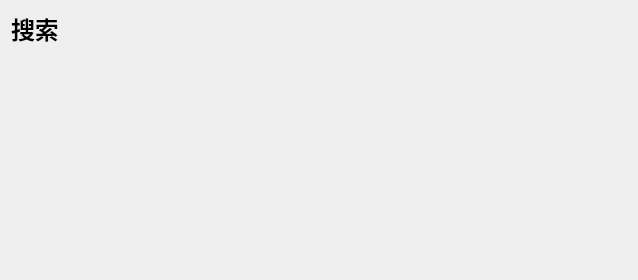
<?xml version="1.0" encoding="UTF-8"?>
<ui version="4.0">
 <class>SearchPage</class>
 <widget class="QWidget" name="SearchPage">
  <property name="geometry">
   <rect>
    <x>0</x>
    <y>0</y>
    <width>638</width>
    <height>280</height>
   </rect>
  </property>
  <property name="windowTitle">
   <string>Form</string>
  </property>
  <layout class="QVBoxLayout" name="verticalLayout">
   <item>
    <layout class="QHBoxLayout" name="horizontalLayout">
     <item>
      <widget class="QLabel" name="title">
       <property name="font">
        <font>
         <pointsize>18</pointsize>
         <weight>75</weight>
         <bold>true</bold>
        </font>
       </property>
       <property name="text">
        <string>搜索</string>
       </property>
      </widget>
     </item>
     <item>
      <spacer name="horizontalSpacer">
       <property name="orientation">
        <enum>Qt::Horizontal</enum>
       </property>
       <property name="sizeHint" stdset="0">
        <size>
         <width>40</width>
         <height>20</height>
        </size>
       </property>
      </spacer>
     </item>
    </layout>
   </item>
   <item>
    <widget class="SmoothListWidget" name="listWidget">
     <property name="minimumSize">
      <size>
       <width>0</width>
       <height>0</height>
      </size>
     </property>
     <property name="styleSheet">
      <string notr="true">QListView,QScrollArea,QWidget#viewport,QWidget#scrollAreaWidgetContents
{
    background-color:transparent;
    margin:0px;
}
/**列表项选中*/
QListWidget::item::selected
{ 
    background-color:transparent;
}</string>
     </property>
     <property name="frameShape">
      <enum>QFrame::StyledPanel</enum>
     </property>
     <property name="verticalScrollBarPolicy">
      <enum>Qt::ScrollBarAsNeeded</enum>
     </property>
     <property name="horizontalScrollBarPolicy">
      <enum>Qt::ScrollBarAlwaysOff</enum>
     </property>
     <property name="autoScroll">
      <bool>true</bool>
     </property>
     <property name="autoScrollMargin">
      <number>10</number>
     </property>
     <property name="resizeMode">
      <enum>QListView::Fixed</enum>
     </property>
    </widget>
   </item>
  </layout>
 </widget>
 <customwidgets>
  <customwidget>
   <class>SmoothListWidget</class>
   <extends>QListWidget</extends>
   <header>src/widgets/common/smoothlistwidget.h</header>
  </customwidget>
 </customwidgets>
 <resources/>
 <connections/>
</ui>
